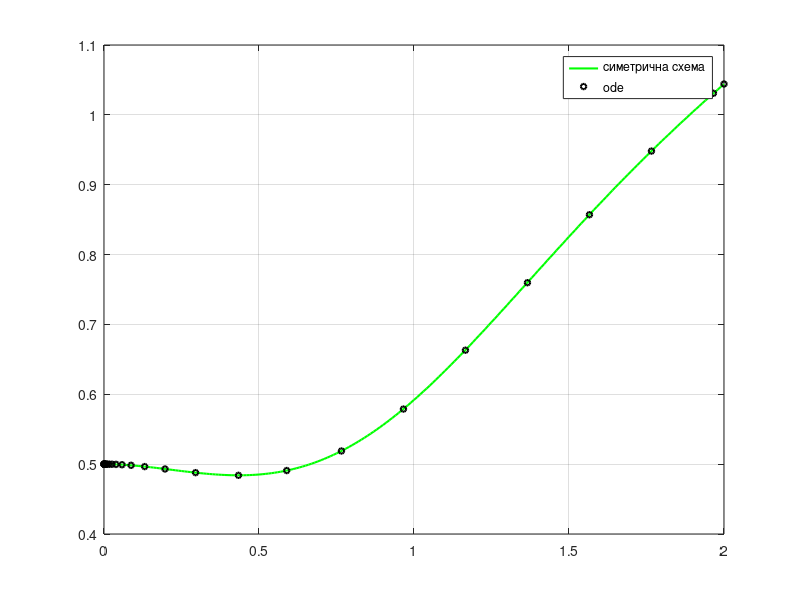

The MATLAB script that drew this image:

% за допомогою симетричної неявної схеми.

f = @(x,y) (-2.*x.*y.^2)./(1+x.^2) + (x.^2)./(1+y.^2*x);		% Права частина рівняння
x0 = 0;							% Початковий момент часу
X = 2;							% Кінцевий момент часу
y0 = 0.5;							% ПУ
h = 0.01;						% Крок сітки за часом
t = x0:h:X;					% Часова сітка
Y = zeros(size(t));			% Вектор майбутнього розв'язку
Y(1) = y0;						% Початкове значення розв'язку береться з ПУ
for i = 1:length(t)-1
	F = @(z) z-Y(i)-0.5*(t(i+1)-t(i))*(f(t(i),Y(i))+f(t(i+1),z));
									% Функція для розв'язання рівняння, яке визначає
									% Y(i+1) (неявна схема)
	Y(i+1) = fzero(F,Y(i));	% Відшукання Y(i+1) в ході неявної схеми
end
plot(t,Y,'g-','LineWidth',1.5) 
grid
hold on

[tt,YY] = ode23(f,[x0 X],y0);
plot(tt,YY,'ko ','LineWidth',1.5,'MarkerSize',4)
legend('симетрична схема','ode')
hold off